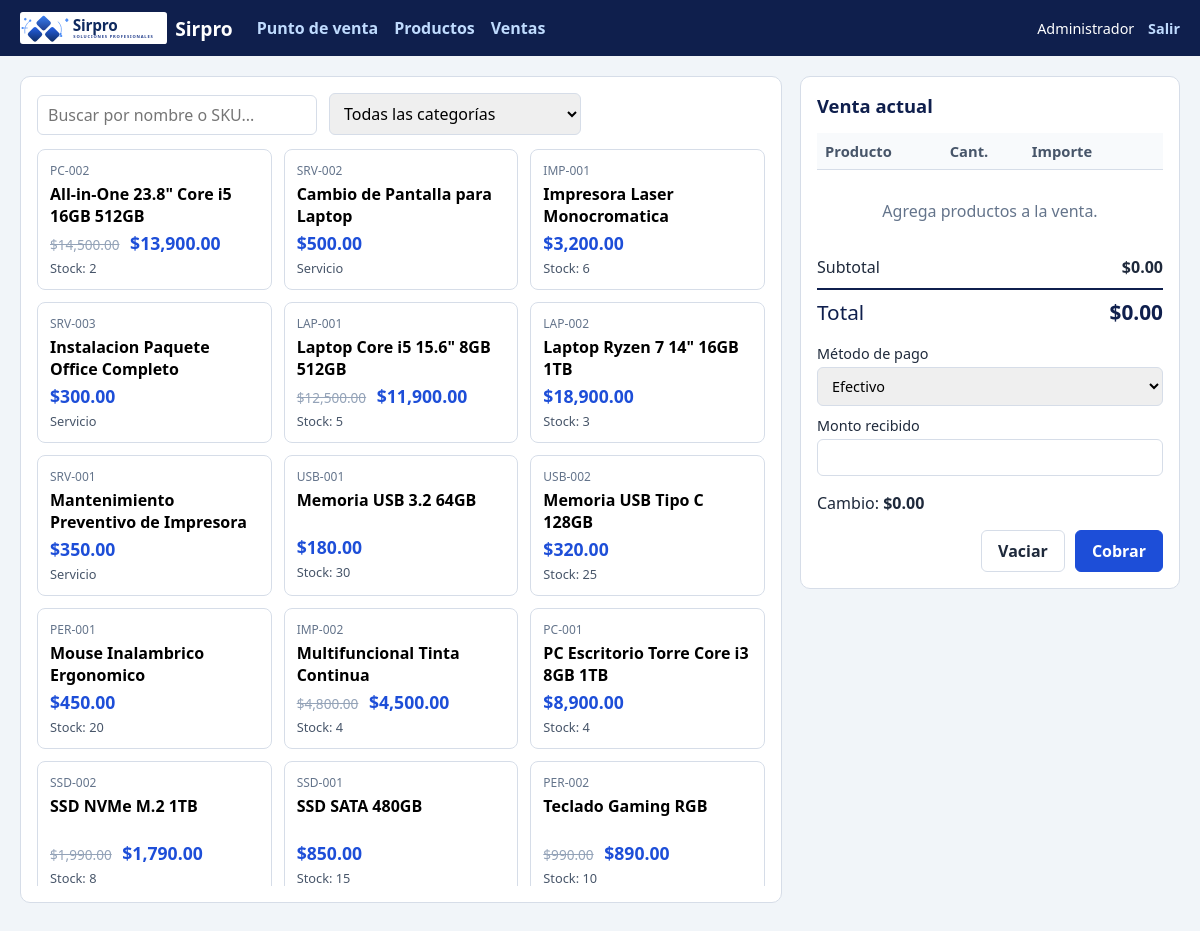
/pos.php (signed in), run on the app's committed database.
### tables this page shows
CREATE TABLE productos (
    id INT AUTO_INCREMENT PRIMARY KEY,
    sku VARCHAR(50) NOT NULL UNIQUE,
    nombre VARCHAR(150) NOT NULL,
    categoria_id INT NOT NULL,
    tipo ENUM('producto','servicio') NOT NULL DEFAULT 'producto',
    descripcion TEXT,
    imagen VARCHAR(120) NULL,
    precio DECIMAL(10,2) NOT NULL DEFAULT 0,
    precio_oferta DECIMAL(10,2) NULL,
    stock INT NOT NULL DEFAULT 0,
    activo TINYINT(1) NOT NULL DEFAULT 1,
    FOREIGN KEY (categoria_id) REFERENCES categorias(id)
);

### pos.php (the view, shortened to what this page needs)
<?php
require __DIR__ . '/includes/bootstrap.php';
$productos = db()->query(
    'SELECT p.id, p.sku, p.nombre, p.tipo, p.categoria_id, p.precio, p.precio_oferta, p.stock, p.imagen
     FROM productos p WHERE p.activo = 1 ORDER BY p.nombre'
)->fetchAll();
render('Punto de venta', '');
?>
<div class="pos">
    <section class="catalogo">
        <div class="toolbar">
            <input type="search" id="buscar" placeholder="Buscar por nombre o SKU..." autofocus>
            <select id="filtro-categoria">
                <option value="">Todas las categorías</option>
            </select>
        </div>
        <div class="grid" id="grid-productos">
            <?php foreach ($productos as $p):
                $precio = $p['precio_oferta'] !== null ? (float) $p['precio_oferta'] : (float) $p['precio'];
                $agotado = $p['tipo'] === 'producto' && (int) $p['stock'] <= 0;
            ?>
                <button type="button"
                        class="tarjeta<?= $agotado ? ' agotado' : '' ?>"
                        data-id="<?= (int) $p['id'] ?>"
                        data-categoria="<?= (int) $p['categoria_id'] ?>"
                        data-texto="<?= e(mb_strtolower($p['nombre'] . ' ' . $p['sku'])) ?>"
                        data-precio="<?= $precio ?>"
                        data-nombre="<?= e($p['nombre']) ?>"
                        data-tipo="<?= e($p['tipo']) ?>"
                        data-stock="<?= (int) $p['stock'] ?>"
                        <?= $agotado ? 'disabled' : '' ?>>
                    <span class="sku"><?= e($p['sku']) ?></span>
                    <span class="nombre"><?= e($p['nombre']) ?></span>
                    <span class="precio">
                        <?php if ($p['precio_oferta'] !== null): ?>
                            <s><?= moneda((float) $p['precio']) ?></s>
                        <?php endif; ?>
                        <?= moneda($precio) ?>
                    </span>
                    <span class="stock"><?= $p['tipo'] === 'servicio' ? 'Servicio' : ($agotado ? 'Agotado' : 'Stock: ' . (int) $p['stock']) ?></span>
                </button>
            <?php endforeach; ?>
        </div>
    </section>
    <section class="carrito">
        <h2>Venta actual</h2>
        <table>
            <thead>
                <tr><th>Producto</th><th>Cant.</th><th>Importe</th><th></th></tr>
            </thead>
        </table>
        <p class="vacio" id="vacio">Agrega productos a la venta.</p>
        <div class="totales">
            <div><span>Subtotal</span><strong id="subtotal">$0.00</strong></div>
            <div class="total"><span>Total</span><strong id="total">$0.00</strong></div>
        </div>
        <label>Método de pago
            <select id="metodo">
                <option value="efectivo">Efectivo</option>
            </select>
        </label>
        <label>Monto recibido
            <input type="number" id="recibido" min="0" step="0.01">
        </label>
        <p>Cambio: <strong id="cambio">$0.00</strong></p>
        <div class="acciones">
            <button type="button" class="btn" id="vaciar">Vaciar</button>
            <button type="button" class="btn primary" id="cobrar">Cobrar</button>
        </div>
    </section>
</div>
<?php renderFin(); ?>

### includes/bootstrap.php (shortened to what this page needs)
<?php
function db(): PDO
{
    static $pdo = null;
    if ($pdo === null) {
        $pdo = new PDO(
            'mysql:host=' . DB_HOST . ';dbname=' . DB_NAME . ';charset=utf8mb4',
            DB_USER,
            DB_PASS,
            [
                PDO::ATTR_ERRMODE => PDO::ERRMODE_EXCEPTION,
                PDO::ATTR_DEFAULT_FETCH_MODE => PDO::FETCH_ASSOC,
            ]
        );
    }
    return $pdo;
}
function e(mixed $valor): string
{
    return htmlspecialchars((string) $valor, ENT_QUOTES, 'UTF-8');
}
function moneda(float $monto): string
{
    return '$' . number_format($monto, 2);
}
function render(string $titulo, string $contenido): void
{
    $nombre = e($_SESSION['nombre'] ?? '');
    $rol = $_SESSION['rol'] ?? '';
    $admin = $rol === 'admin' ? '<a href="productos.php">Productos</a><a href="ventas.php">Ventas</a>' : '<a href="ventas.php">Ventas</a>';
    echo <<<HTML
<!DOCTYPE html>
<html lang="es">
<head>
<meta charset="UTF-8">
<meta name="viewport" content="width=device-width, initial-scale=1">
<title>{$titulo} - Sirpro</title>
<link rel="stylesheet" href="assets/style.css">
</head>
<body>
<header class="topbar">
    <div class="brand"><img src="assets/logo.png" alt="Sirpro" onerror="this.onerror=function(){this.style.display='none'};this.src='assets/logo.svg'"><span>Sirpro</span></div>
    <nav>
        <a href="pos.php">Punto de venta</a>
        {$admin}
    </nav>
    <div class="user">{$nombre} <a href="logout.php">Salir</a></div>
</header>
<main>
HTML;
}
function renderFin(): void
{
    echo "</main>\n</body>\n</html>\n";
}

### assets/style.css (style rules this page uses)
:root { --azul: #1d4ed8; --azul-oscuro: #0f1f4d; --gris: #f1f5f9; --borde: #d6dde8; --rojo: #b91c1c; --verde: #15803d; }
* { box-sizing: border-box; }
body { margin: 0; font-family: "Segoe UI", Arial, sans-serif; background: var(--gris); color: #1e293b; }
main { padding: 20px; max-width: 1400px; margin: 0 auto; }
h2 { margin-top: 0; font-size: 1.15rem; color: var(--azul-oscuro); }
.topbar { display: flex; align-items: center; gap: 24px; padding: 12px 20px; background: var(--azul-oscuro); color: #fff; }
.topbar nav { display: flex; gap: 16px; }
.topbar a { color: #bfdbfe; text-decoration: none; font-weight: 600; }
.topbar .user { margin-left: auto; font-size: 0.9rem; }
.topbar .user a { margin-left: 10px; }
.brand { display: flex; align-items: center; gap: 8px; font-weight: 700; font-size: 1.2rem; }
.brand img { height: 32px; }
label { display: flex; flex-direction: column; gap: 4px; font-size: 0.9rem; margin-bottom: 10px; }
input, select { padding: 8px 10px; border: 1px solid var(--borde); border-radius: 6px; font: inherit; }
.btn { display: inline-block; padding: 9px 16px; border: 1px solid var(--borde); border-radius: 6px; background: #fff; color: #1e293b; font: inherit; font-weight: 600; cursor: pointer; text-decoration: none; }
.btn.primary { background: var(--azul); border-color: var(--azul); color: #fff; }
.toolbar { display: flex; gap: 12px; align-items: flex-end; margin-bottom: 14px; flex-wrap: wrap; }
.toolbar input[type=search] { min-width: 280px; }
.pos { display: grid; grid-template-columns: 1fr 380px; gap: 18px; align-items: start; }
.catalogo, .carrito { background: #fff; border-radius: 10px; border: 1px solid var(--borde); padding: 16px; }
.carrito { position: sticky; top: 12px; }
.grid { display: grid; grid-template-columns: repeat(auto-fill, minmax(190px, 1fr)); gap: 12px; max-height: 72vh; overflow-y: auto; }
.tarjeta { display: flex; flex-direction: column; gap: 4px; text-align: left; padding: 12px; border: 1px solid var(--borde); border-radius: 8px; background: #fff; cursor: pointer; font: inherit; }
.tarjeta .sku { font-size: 0.75rem; color: #64748b; }
.tarjeta .nombre { font-weight: 600; min-height: 2.6em; }
.tarjeta .precio { color: var(--azul); font-weight: 700; font-size: 1.1rem; }
.tarjeta .precio s { color: #94a3b8; font-size: 0.85rem; font-weight: 400; margin-right: 6px; }
.tarjeta .stock { font-size: 0.8rem; color: #475569; }
table { width: 100%; border-collapse: collapse; }
th, td { padding: 8px; border-bottom: 1px solid var(--borde); text-align: left; font-size: 0.92rem; vertical-align: middle; }
th { background: #f8fafc; color: #475569; font-weight: 600; }
.vacio { color: #64748b; text-align: center; padding: 14px; }
.totales { margin: 14px 0; }
.totales div { display: flex; justify-content: space-between; padding: 4px 0; }
.totales .total { font-size: 1.3rem; color: var(--azul-oscuro); border-top: 2px solid var(--azul-oscuro); margin-top: 6px; padding-top: 8px; }
.acciones { display: flex; gap: 10px; justify-content: flex-end; margin-top: 10px; }

### data on the page
productos: sku "PC-002", nombre "All-in-One 23.8\" Core i5 16GB 512GB", precio "$14,500.00", precio_oferta "$13,900.00", stock "2"
productos: sku "SRV-002", nombre "Cambio de Pantalla para Laptop", moneda($precio) "$500.00", tipo "Servicio"
productos: sku "IMP-001", nombre "Impresora Laser Monocromatica", moneda($precio) "$3,200.00", stock "6"
productos: sku "SRV-003", nombre "Instalacion Paquete Office Completo", moneda($precio) "$300.00", tipo "Servicio"
productos: sku "LAP-001", nombre "Laptop Core i5 15.6\" 8GB 512GB", precio "$12,500.00", precio_oferta "$11,900.00", stock "5"
productos: sku "LAP-002", nombre "Laptop Ryzen 7 14\" 16GB 1TB", moneda($precio) "$18,900.00", stock "3"
productos: sku "SRV-001", nombre "Mantenimiento Preventivo de Impresora", moneda($precio) "$350.00", tipo "Servicio"
productos: sku "USB-001", nombre "Memoria USB 3.2 64GB", moneda($precio) "$180.00", stock "30"
productos: sku "USB-002", nombre "Memoria USB Tipo C 128GB", moneda($precio) "$320.00", stock "25"
productos: sku "PER-001", nombre "Mouse Inalambrico Ergonomico", moneda($precio) "$450.00", stock "20"
productos: sku "IMP-002", nombre "Multifuncional Tinta Continua", precio "$4,800.00", precio_oferta "$4,500.00", stock "4"
productos: sku "PC-001", nombre "PC Escritorio Torre Core i3 8GB 1TB", moneda($precio) "$8,900.00", stock "4"
productos: sku "SSD-002", nombre "SSD NVMe M.2 1TB", precio "$1,990.00", precio_oferta "$1,790.00", stock "8"
productos: sku "SSD-001", nombre "SSD SATA 480GB", moneda($precio) "$850.00", stock "15"
productos: sku "PER-002", nombre "Teclado Gaming RGB", precio "$990.00", precio_oferta "$890.00", stock "10"

### other printed values
$nombre "Administrador"
